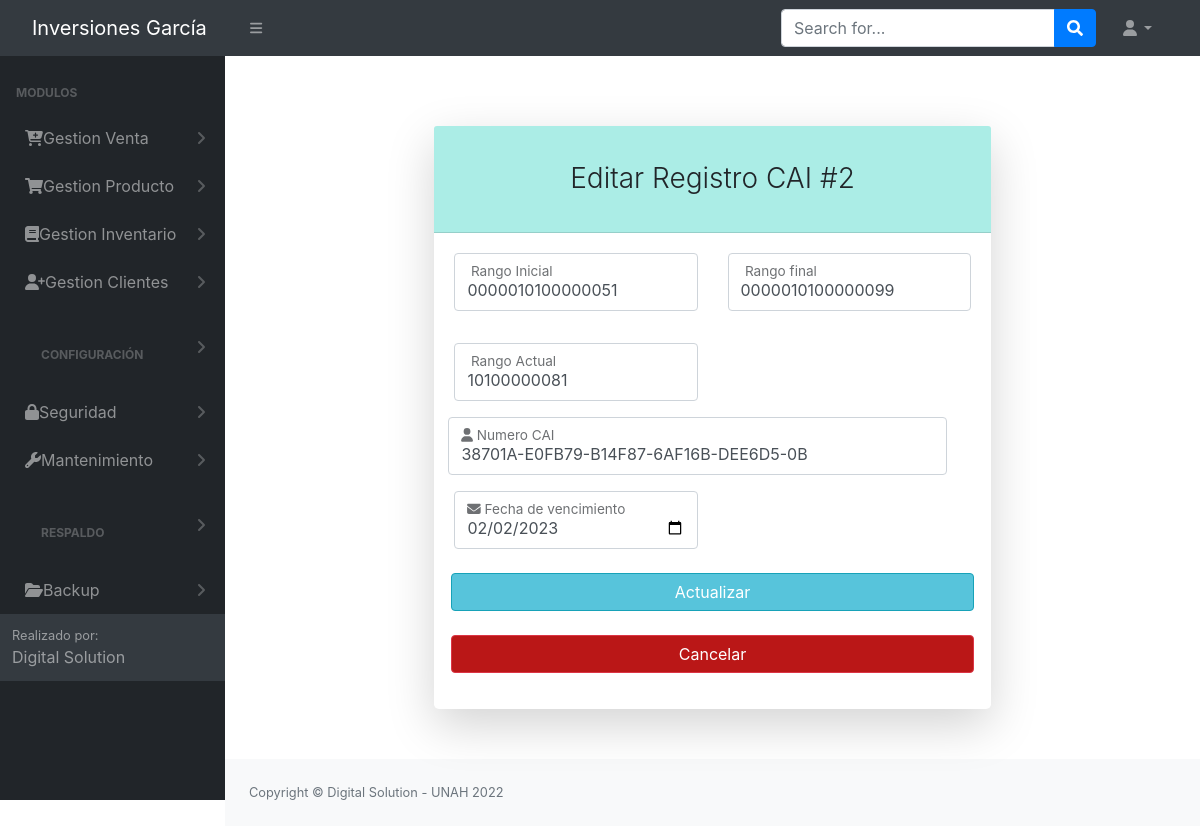
The page /src/modificar_CAI.php?id=2 (signed in) on the database as committed earlier.
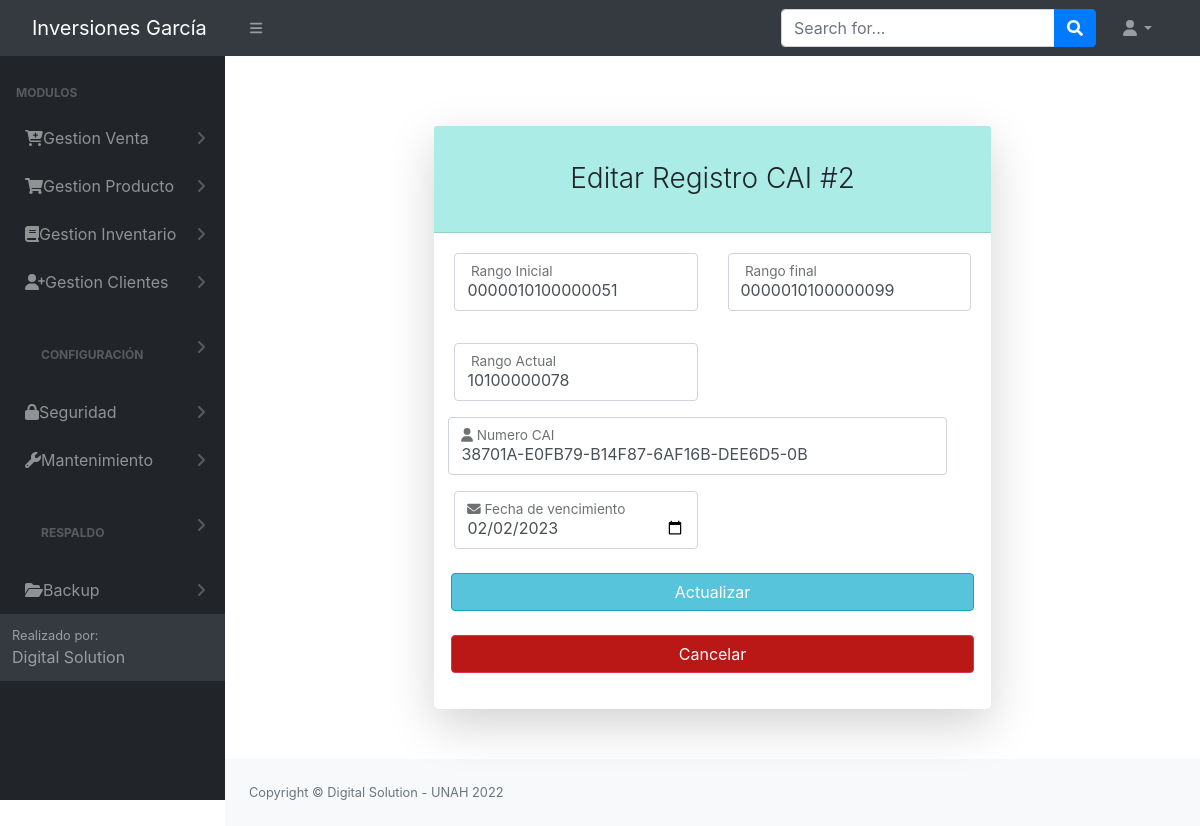
The same page on the database as committed later.
### tables this page shows
CREATE TABLE `tbl_cai` (
  `id` int(11) NOT NULL AUTO_INCREMENT,
  `rango_inicial` varchar(30) NOT NULL,
  `rango_final` varchar(30) NOT NULL,
  `rango_actual` varchar(30) NOT NULL,
  `numero_CAI` varchar(100) NOT NULL,
  `fecha_vencimiento` date DEFAULT NULL,
  `id_usuario` int(11) NOT NULL,
  PRIMARY KEY (`id`),
  KEY `id_usuario` (`id_usuario`)
);

### config/conex.php (called while the page is built, shortened)
<?php
     function getConexion()
    {
        $db = new PDO('mysql:host=localhost:3306;dbname=bd_inversiones_garcia', 'root', '');
        return $db;
    }
?>

### controladores/controlador_CAI.php (called while the page is built, shortened)
<?php
    require_once '../modelos/modelo_CAI.php';
    include_once('../Login/header.php');
                    foreach ($value as $registro) {?>
                <?php   }
    function obtenerCAI($id)
    {
        $modeloCAI = new CAI();
        $resultado = $modeloCAI->obtenerCAI($id);
        return $resultado;
    }
?>

### modelos/modelo_CAI.php (called while the page is built, shortened)
<?php
    class CAI{
        private $db;
        public function __construct(){
            $this->db = getConexion();
        }
        private function setNames(){
            return $this->db->query("SET NAMES 'utf8'");
        }
        public function obtenerCAI($id)
        {
            $this->db = getConexion();
            $this->setNames();
            $sql = "SELECT * from tbl_cai where id = $id;";
            $resultado = $this->db->query($sql);
            $fila = $resultado->fetch(PDO::FETCH_ASSOC);
            return $fila;
            $this->db = null;
        }
    }
?>

### src/modificar_CAI.php (the view, shortened to what the changed rows need)
<?php
include_once('../Login/header.php');
require_once '../controladores/controlador_CAI.php';
$id = $_GET['id'];
if (!empty($_GET)) {
    $row = obtenerCAI($id);
}
?>
<br><br><br><br><br><br><br>
<main>
    <div class="container" style="margin-top: -200px; margin-bottom: 20px;">
        <div class="row justify-content-center">
            <div class="col-lg-7">
                <div class="card shadow-lg border-0 rounded-lg mt-5">
                    <div class="card-header" style="background-color: rgb(171, 237, 230);">
                        <h3 class="text-center font-weight-light my-4">Editar Registro CAI #<?= $row['id']  ?></h3>
                    </div>
                    <div class="card-body">
                    <form class="needs-validation" method="POST">
                            <div class="row mb-3">
                                <div class="col-md-6">
                                    <div class="form-floating mb-3 mb-md-0">
                                        <input class="form-control" value="<?= $row['rango_inicial'] ?>"  name="txtrango_inicial" id="txtrango_inicial" type="text" placeholder="Rango Incial" autocomplete="nope" size="25" required />
                                        <label for="inputFirstName"><i class=""></i>&nbsp;Rango Inicial</label>
                                    </div>
                                </div>
                            <div class="col-md-6">
                                <div class="form-floating mb-3">
                                    <input class="form-control" name="txtrango_final" id="txtrango_final" type="text" value="<?= $row['rango_final'] ?>" placeholder="Rango Final" autocomplete="nope" size="25" required/>
                                    <label for="inputFirstName"><i class=""></i>&nbsp;Rango final</label>
                                </div>
                            </div>
                            </div>
                            <div class="row mb-3">
                                <div class="col-md-6">
                                <div class="form-floating mb-3">
                                <input class="form-control" name="txtrango_actual" id="txtrango_actual" type="text" value="<?= $row['rango_actual'] ?>" placeholder="Rango Actual" autocomplete="nope" size="25" />
                                <label for="inputFirstName"><i class=""></i>&nbsp;Rango Actual</label>
                            </div>
                                </div>
                            <div class="row mb-3">
                                <div class="col-md-15">
                                    <div class="form-floating mb-3 mb-md-0">
                                        <input class="form-control" value="<?= $row['numero_CAI'] ?>"  name="txtnumero_CAI" id="txtnumero_CAI" type="text" placeholder="Enter your first name" autocomplete="nope" size="50" />
                                        <label for="inputFirstName"><i class="fas fa-user icon"></i>&nbsp;Numero CAI</label>
                                    </div>
                                </div>
                            </div>
                            <div class="col-md-6">
                                    <div class="form-floating mb-3 mb-md-0">
                                    <input class="form-control" value="<?= $row['fecha_vencimiento'] ?>" name="txtfecha_vencimiento" type="date" required />
                                 <label for="inputEmail"><i class="fas fa-envelope icon"></i>&nbsp;Fecha de vencimiento</label>
                                 </div>
                            </div>
                        </form>
                    </div>
                </div>
            </div>
        </div>
</main>
<?php
include_once('../Login/footer.php');
?>

Rows that differ between the two databases and show on the page:
changed tbl_cai "38701A-E0FB79-B14F87-6AF16B-DEE6D5-0B": txtrango_actual "10100000081" → "10100000078"
